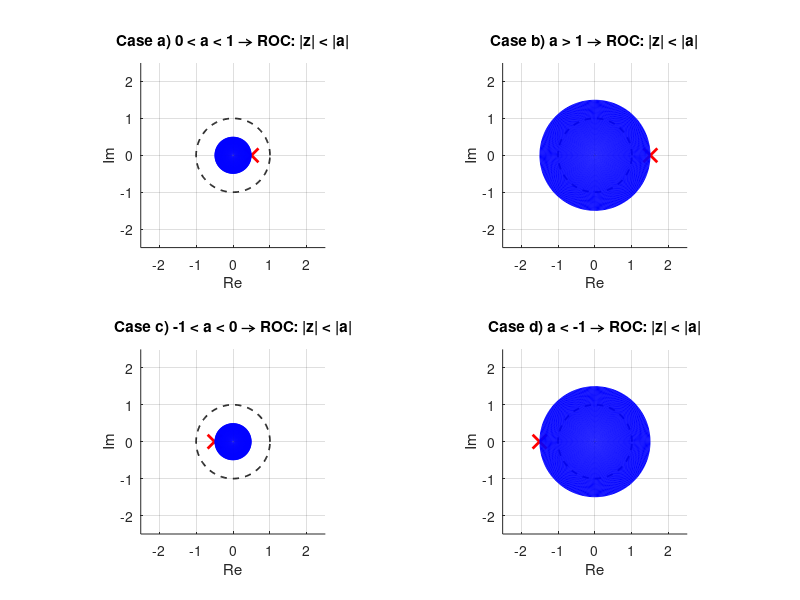

The MATLAB source for this figure:
% Slide 26: Z-Plane ROC for anti-causal signal x[n] = a^n u[-n - 1]
clear; clc; close all;

% Define test cases
a_values = [0.5, 1.5, -0.5, -1.5];
titles = {'a) 0 < a < 1', 'b) a > 1', 'c) -1 < a < 0', 'd) a < -1'};

% Create figure
figure('Name','Slide 26 - ROC for Anti-Causal Signals','NumberTitle','off');
theta = linspace(0, 2*pi, 300);

for i = 1:4
    a = a_values(i);
    r = abs(a);
    subplot(2,2,i);
    hold on; axis equal; grid on;

    % Plot unit circle
    plot(cos(theta), sin(theta), 'k--', 'LineWidth', 1.2);

    % Plot pole at z = a
    plot(real(a), imag(a), 'rx', 'MarkerSize', 10, 'LineWidth', 2);

    % Plot ROC: |z| < |a| (anti-causal)
    roc_r = linspace(0.01, r - 0.01, 100);
    for rr = roc_r
        x = rr * cos(theta);
        y = rr * sin(theta);
        plot(x, y, 'b', 'LineWidth', 0.3);
    end

    title(['Case ', titles{i}, ' → ROC: |z| < |a|']);
    xlabel('Re'); ylabel('Im');
    xlim([-2.5 2.5]); ylim([-2.5 2.5]);
end
